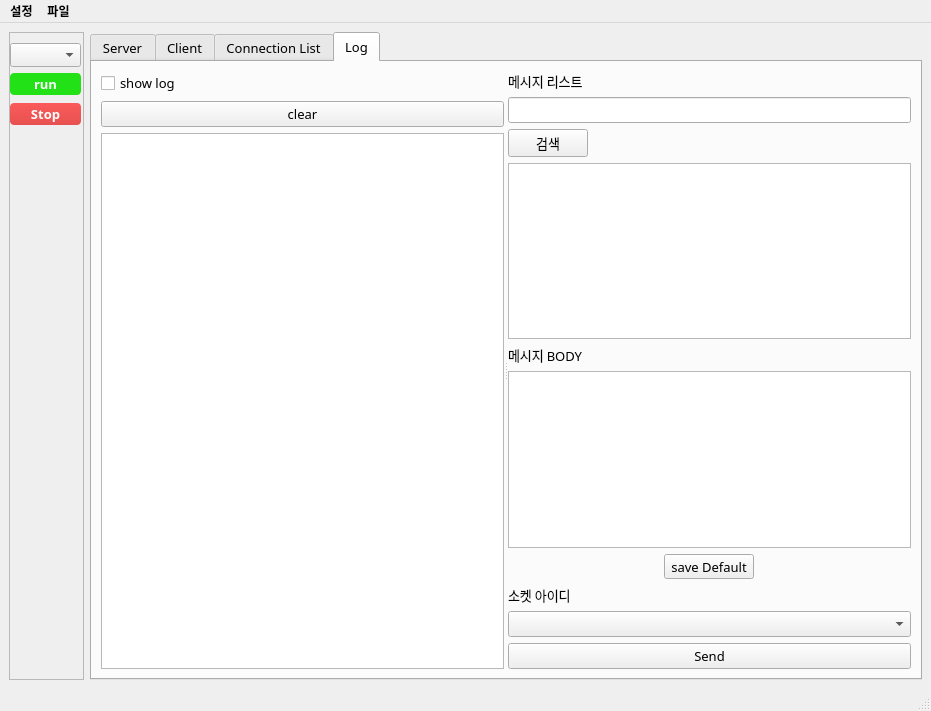
<?xml version="1.0" encoding="UTF-8"?>
<ui version="4.0">
 <class>MainWindow</class>
 <widget class="QMainWindow" name="MainWindow">
  <property name="geometry">
   <rect>
    <x>0</x>
    <y>0</y>
    <width>931</width>
    <height>711</height>
   </rect>
  </property>
  <property name="sizePolicy">
   <sizepolicy hsizetype="Expanding" vsizetype="Expanding">
    <horstretch>0</horstretch>
    <verstretch>0</verstretch>
   </sizepolicy>
  </property>
  <property name="minimumSize">
   <size>
    <width>400</width>
    <height>400</height>
   </size>
  </property>
  <property name="maximumSize">
   <size>
    <width>16777215</width>
    <height>16777215</height>
   </size>
  </property>
  <property name="baseSize">
   <size>
    <width>499</width>
    <height>300</height>
   </size>
  </property>
  <property name="font">
   <font>
    <family>맑은 고딕</family>
    <weight>75</weight>
    <bold>true</bold>
   </font>
  </property>
  <property name="windowTitle">
   <string>MainWindow</string>
  </property>
  <property name="styleSheet">
   <string notr="true"/>
  </property>
  <widget class="QWidget" name="centralwidget">
   <layout class="QGridLayout" name="gridLayout_8">
    <item row="0" column="0">
     <widget class="QScrollArea" name="scrollArea">
      <property name="sizePolicy">
       <sizepolicy hsizetype="Minimum" vsizetype="Expanding">
        <horstretch>0</horstretch>
        <verstretch>0</verstretch>
       </sizepolicy>
      </property>
      <property name="minimumSize">
       <size>
        <width>75</width>
        <height>0</height>
       </size>
      </property>
      <property name="frameShadow">
       <enum>QFrame::Raised</enum>
      </property>
      <property name="widgetResizable">
       <bool>true</bool>
      </property>
      <widget class="QWidget" name="scrollAreaWidgetContents">
       <property name="geometry">
        <rect>
         <x>0</x>
         <y>0</y>
         <width>73</width>
         <height>648</height>
        </rect>
       </property>
       <widget class="QPushButton" name="btn_stop">
        <property name="geometry">
         <rect>
          <x>0</x>
          <y>70</y>
          <width>71</width>
          <height>22</height>
         </rect>
        </property>
        <property name="maximumSize">
         <size>
          <width>200</width>
          <height>16777215</height>
         </size>
        </property>
        <property name="font">
         <font>
          <family>맑은 고딕</family>
          <pointsize>10</pointsize>
          <weight>75</weight>
          <bold>true</bold>
          <underline>false</underline>
          <strikeout>false</strikeout>
         </font>
        </property>
        <property name="styleSheet">
         <string notr="true">/* 일반 버튼 스타일 */
QPushButton {
    background-color: qlineargradient(spread:pad, x1:0, y1:0, x2:0, y2:1, stop:0 rgba(250, 90, 90, 255), stop:1 rgba(232, 81, 81, 255));
    border: none;
    border-radius: 4px;
    color: white;
    padding: 2px
}

/* Hover 상태에서 배경색 변경 */
QPushButton:hover {
    background-color: #E35252;
}</string>
        </property>
        <property name="text">
         <string>Stop</string>
        </property>
       </widget>
       <widget class="QPushButton" name="btn_start">
        <property name="geometry">
         <rect>
          <x>0</x>
          <y>40</y>
          <width>71</width>
          <height>22</height>
         </rect>
        </property>
        <property name="maximumSize">
         <size>
          <width>200</width>
          <height>16777215</height>
         </size>
        </property>
        <property name="font">
         <font>
          <family>맑은 고딕</family>
          <pointsize>10</pointsize>
          <weight>75</weight>
          <bold>true</bold>
         </font>
        </property>
        <property name="styleSheet">
         <string notr="true">QPushButton {
    background-color: #22e117;
    border: none;
    border-radius: 4px;
    color: white;
    padding: 2px
}

QPushButton:hover {
    background-color: #33c12b;
}</string>
        </property>
        <property name="text">
         <string>run</string>
        </property>
       </widget>
       <widget class="QComboBox" name="combo_pkg">
        <property name="geometry">
         <rect>
          <x>0</x>
          <y>10</y>
          <width>71</width>
          <height>24</height>
         </rect>
        </property>
        <property name="maximumSize">
         <size>
          <width>200</width>
          <height>16777215</height>
         </size>
        </property>
        <property name="font">
         <font>
          <family>맑은 고딕</family>
          <pointsize>10</pointsize>
         </font>
        </property>
        <property name="acceptDrops">
         <bool>false</bool>
        </property>
        <property name="styleSheet">
         <string notr="true"/>
        </property>
       </widget>
      </widget>
     </widget>
    </item>
    <item row="0" column="1">
     <layout class="QGridLayout" name="gridLayout_2">
      <item row="0" column="0">
       <widget class="QTabWidget" name="tabWidget">
        <property name="sizePolicy">
         <sizepolicy hsizetype="Expanding" vsizetype="Expanding">
          <horstretch>0</horstretch>
          <verstretch>0</verstretch>
         </sizepolicy>
        </property>
        <property name="font">
         <font>
          <pointsize>10</pointsize>
          <weight>50</weight>
          <bold>false</bold>
         </font>
        </property>
        <property name="currentIndex">
         <number>3</number>
        </property>
        <widget class="QWidget" name="tab_2">
         <attribute name="title">
          <string>Server</string>
         </attribute>
         <layout class="QGridLayout" name="gridLayout_5">
          <item row="0" column="0">
           <widget class="QTableWidget" name="list_run_server">
            <property name="maximumSize">
             <size>
              <width>16777215</width>
              <height>16777215</height>
             </size>
            </property>
            <property name="font">
             <font>
              <family>맑은 고딕</family>
              <pointsize>9</pointsize>
              <weight>50</weight>
              <italic>false</italic>
              <bold>false</bold>
             </font>
            </property>
            <property name="acceptDrops">
             <bool>false</bool>
            </property>
            <property name="autoFillBackground">
             <bool>true</bool>
            </property>
            <property name="styleSheet">
             <string notr="true">font: 9pt &quot;맑은 고딕&quot;;</string>
            </property>
            <property name="dragEnabled">
             <bool>false</bool>
            </property>
            <property name="dragDropOverwriteMode">
             <bool>false</bool>
            </property>
            <property name="selectionBehavior">
             <enum>QAbstractItemView::SelectRows</enum>
            </property>
            <property name="showGrid">
             <bool>true</bool>
            </property>
            <property name="sortingEnabled">
             <bool>false</bool>
            </property>
            <attribute name="horizontalHeaderShowSortIndicator" stdset="0">
             <bool>false</bool>
            </attribute>
            <attribute name="verticalHeaderDefaultSectionSize">
             <number>30</number>
            </attribute>
           </widget>
          </item>
         </layout>
        </widget>
        <widget class="QWidget" name="tab_3">
         <attribute name="title">
          <string>Client</string>
         </attribute>
         <layout class="QGridLayout" name="gridLayout_6">
          <item row="0" column="0">
           <widget class="QTableWidget" name="list_run_client">
            <property name="maximumSize">
             <size>
              <width>16777215</width>
              <height>16777215</height>
             </size>
            </property>
            <property name="font">
             <font>
              <family>맑은 고딕</family>
              <pointsize>9</pointsize>
              <weight>50</weight>
              <italic>false</italic>
              <bold>false</bold>
             </font>
            </property>
            <property name="autoFillBackground">
             <bool>true</bool>
            </property>
            <property name="styleSheet">
             <string notr="true">font: 9pt &quot;맑은 고딕&quot;;</string>
            </property>
            <property name="tabKeyNavigation">
             <bool>true</bool>
            </property>
            <property name="showDropIndicator" stdset="0">
             <bool>true</bool>
            </property>
            <property name="dragDropOverwriteMode">
             <bool>false</bool>
            </property>
            <property name="selectionBehavior">
             <enum>QAbstractItemView::SelectRows</enum>
            </property>
           </widget>
          </item>
         </layout>
        </widget>
        <widget class="QWidget" name="tab_4">
         <attribute name="title">
          <string>Connection List</string>
         </attribute>
         <layout class="QGridLayout" name="gridLayout_7">
          <item row="0" column="0">
           <widget class="QTreeView" name="list_conn">
            <property name="enabled">
             <bool>true</bool>
            </property>
            <property name="maximumSize">
             <size>
              <width>16777215</width>
              <height>16777215</height>
             </size>
            </property>
            <property name="font">
             <font>
              <pointsize>8</pointsize>
             </font>
            </property>
            <property name="styleSheet">
             <string notr="true">QTreeView{
	background-color: white;
	color:black
}

QScrollBar:vertical {
    background-color: #2E2E2E;
    width: 3px;
	height:2px;
    margin: 15px 0 15px 0;
}
QScrollBar::handle:vertical {
    background-color: #555555;
    min-height: 5px;
}
QScrollBar:horizontal {
    background-color: #2E2E2E;
    height: 8px; 
    margin: 0 15px 0 15px;
}

QScrollBar::add-line:vertical, QScrollBar::sub-line:vertical {
    background-color: #444444;
    height: 5px;
}

QScrollBar::add-page:vertical, QScrollBar::sub-page:vertical {
    background: none;
}</string>
            </property>
            <property name="frameShadow">
             <enum>QFrame::Sunken</enum>
            </property>
            <property name="lineWidth">
             <number>200</number>
            </property>
            <property name="verticalScrollBarPolicy">
             <enum>Qt::ScrollBarAsNeeded</enum>
            </property>
           </widget>
          </item>
         </layout>
        </widget>
        <widget class="QWidget" name="tab">
         <attribute name="title">
          <string>Log</string>
         </attribute>
         <layout class="QGridLayout" name="gridLayout">
          <item row="0" column="0">
           <widget class="QSplitter" name="splitter">
            <property name="orientation">
             <enum>Qt::Horizontal</enum>
            </property>
            <widget class="QWidget" name="verticalWidget" native="true">
             <property name="sizePolicy">
              <sizepolicy hsizetype="Expanding" vsizetype="Preferred">
               <horstretch>0</horstretch>
               <verstretch>0</verstretch>
              </sizepolicy>
             </property>
             <property name="maximumSize">
              <size>
               <width>9999999</width>
               <height>16777215</height>
              </size>
             </property>
             <layout class="QVBoxLayout" name="verticalLayout">
              <item>
               <widget class="QCheckBox" name="log_chk_showlog">
                <property name="sizePolicy">
                 <sizepolicy hsizetype="Expanding" vsizetype="Fixed">
                  <horstretch>0</horstretch>
                  <verstretch>0</verstretch>
                 </sizepolicy>
                </property>
                <property name="text">
                 <string>show log</string>
                </property>
               </widget>
              </item>
              <item>
               <widget class="QPushButton" name="log_btn_clear">
                <property name="sizePolicy">
                 <sizepolicy hsizetype="Expanding" vsizetype="Fixed">
                  <horstretch>0</horstretch>
                  <verstretch>0</verstretch>
                 </sizepolicy>
                </property>
                <property name="text">
                 <string>clear</string>
                </property>
               </widget>
              </item>
              <item>
               <widget class="QTextEdit" name="log_text_log">
                <property name="sizePolicy">
                 <sizepolicy hsizetype="Expanding" vsizetype="Expanding">
                  <horstretch>0</horstretch>
                  <verstretch>0</verstretch>
                 </sizepolicy>
                </property>
                <property name="lineWrapMode">
                 <enum>QTextEdit::NoWrap</enum>
                </property>
                <property name="readOnly">
                 <bool>true</bool>
                </property>
                <property name="html">
                 <string>&lt;!DOCTYPE HTML PUBLIC &quot;-//W3C//DTD HTML 4.0//EN&quot; &quot;http://www.w3.org/TR/REC-html40/strict.dtd&quot;&gt;
&lt;html&gt;&lt;head&gt;&lt;meta name=&quot;qrichtext&quot; content=&quot;1&quot; /&gt;&lt;style type=&quot;text/css&quot;&gt;
p, li { white-space: pre-wrap; }
&lt;/style&gt;&lt;/head&gt;&lt;body style=&quot; font-family:'맑은 고딕'; font-size:10pt; font-weight:400; font-style:normal;&quot;&gt;
&lt;p style=&quot;-qt-paragraph-type:empty; margin-top:0px; margin-bottom:0px; margin-left:0px; margin-right:0px; -qt-block-indent:0; text-indent:0px; font-family:'Gulim'; font-size:9pt;&quot;&gt;&lt;br /&gt;&lt;/p&gt;&lt;/body&gt;&lt;/html&gt;</string>
                </property>
                <property name="acceptRichText">
                 <bool>true</bool>
                </property>
               </widget>
              </item>
             </layout>
            </widget>
            <widget class="QWidget" name="widget" native="true">
             <property name="enabled">
              <bool>true</bool>
             </property>
             <property name="sizePolicy">
              <sizepolicy hsizetype="Expanding" vsizetype="Preferred">
               <horstretch>0</horstretch>
               <verstretch>0</verstretch>
              </sizepolicy>
             </property>
             <property name="minimumSize">
              <size>
               <width>314</width>
               <height>0</height>
              </size>
             </property>
             <property name="maximumSize">
              <size>
               <width>500</width>
               <height>16777215</height>
              </size>
             </property>
             <layout class="QGridLayout" name="gridLayout_3">
              <property name="sizeConstraint">
               <enum>QLayout::SetNoConstraint</enum>
              </property>
              <item row="9" column="0">
               <layout class="QHBoxLayout" name="horizontalLayout_3">
                <property name="spacing">
                 <number>1</number>
                </property>
                <property name="sizeConstraint">
                 <enum>QLayout::SetMinimumSize</enum>
                </property>
                <item>
                 <widget class="QToolButton" name="main_btn_save_dt_val">
                  <property name="text">
                   <string>save Default</string>
                  </property>
                 </widget>
                </item>
               </layout>
              </item>
              <item row="3" column="0">
               <widget class="QLabel" name="label_3">
                <property name="text">
                 <string>메시지 리스트</string>
                </property>
               </widget>
              </item>
              <item row="11" column="0">
               <widget class="QComboBox" name="main_combo_sk_list">
                <property name="sizePolicy">
                 <sizepolicy hsizetype="Preferred" vsizetype="Fixed">
                  <horstretch>0</horstretch>
                  <verstretch>0</verstretch>
                 </sizepolicy>
                </property>
               </widget>
              </item>
              <item row="12" column="0">
               <widget class="QPushButton" name="main_btn_handle_send">
                <property name="text">
                 <string>Send</string>
                </property>
               </widget>
              </item>
              <item row="7" column="0">
               <widget class="QLabel" name="label">
                <property name="text">
                 <string>메시지 BODY</string>
                </property>
               </widget>
              </item>
              <item row="10" column="0">
               <widget class="QLabel" name="label_2">
                <property name="text">
                 <string>소켓 아이디</string>
                </property>
               </widget>
              </item>
              <item row="5" column="0">
               <widget class="QPushButton" name="main_btn_handle_search">
                <property name="sizePolicy">
                 <sizepolicy hsizetype="Maximum" vsizetype="Fixed">
                  <horstretch>0</horstretch>
                  <verstretch>0</verstretch>
                 </sizepolicy>
                </property>
                <property name="text">
                 <string>검색</string>
                </property>
               </widget>
              </item>
              <item row="6" column="0">
               <widget class="QTableWidget" name="main_list_handle_msg">
                <property name="sizePolicy">
                 <sizepolicy hsizetype="Expanding" vsizetype="Expanding">
                  <horstretch>0</horstretch>
                  <verstretch>0</verstretch>
                 </sizepolicy>
                </property>
                <property name="selectionMode">
                 <enum>QAbstractItemView::SingleSelection</enum>
                </property>
                <property name="selectionBehavior">
                 <enum>QAbstractItemView::SelectRows</enum>
                </property>
               </widget>
              </item>
              <item row="8" column="0">
               <widget class="QTableWidget" name="main_list_handle_body">
                <property name="sizePolicy">
                 <sizepolicy hsizetype="Expanding" vsizetype="Expanding">
                  <horstretch>0</horstretch>
                  <verstretch>0</verstretch>
                 </sizepolicy>
                </property>
               </widget>
              </item>
              <item row="4" column="0">
               <widget class="QLineEdit" name="main_handle_search">
                <property name="sizePolicy">
                 <sizepolicy hsizetype="Ignored" vsizetype="Fixed">
                  <horstretch>0</horstretch>
                  <verstretch>0</verstretch>
                 </sizepolicy>
                </property>
               </widget>
              </item>
             </layout>
            </widget>
           </widget>
          </item>
         </layout>
        </widget>
       </widget>
      </item>
     </layout>
    </item>
   </layout>
  </widget>
  <widget class="QMenuBar" name="menubar">
   <property name="geometry">
    <rect>
     <x>0</x>
     <y>0</y>
     <width>931</width>
     <height>22</height>
    </rect>
   </property>
   <widget class="QMenu" name="menu">
    <property name="title">
     <string>설정</string>
    </property>
    <addaction name="action_settings"/>
    <addaction name="action_test"/>
    <addaction name="action_dirMessage"/>
    <addaction name="action_util"/>
   </widget>
   <widget class="QMenu" name="menu_2">
    <property name="title">
     <string>파일</string>
    </property>
    <addaction name="actionOpen_log_folder"/>
   </widget>
   <addaction name="menu"/>
   <addaction name="menu_2"/>
  </widget>
  <widget class="QStatusBar" name="statusbar"/>
  <action name="action_settings">
   <property name="text">
    <string>Socket settings</string>
   </property>
  </action>
  <action name="actionOpen_log_folder">
   <property name="text">
    <string>Open log folder</string>
   </property>
  </action>
  <action name="action_test">
   <property name="text">
    <string>Send Message</string>
   </property>
  </action>
  <action name="action_util">
   <property name="text">
    <string>Utility</string>
   </property>
  </action>
  <action name="action_dirMessage">
   <property name="text">
    <string>Send Direct Message</string>
   </property>
  </action>
 </widget>
 <resources/>
 <connections/>
</ui>
